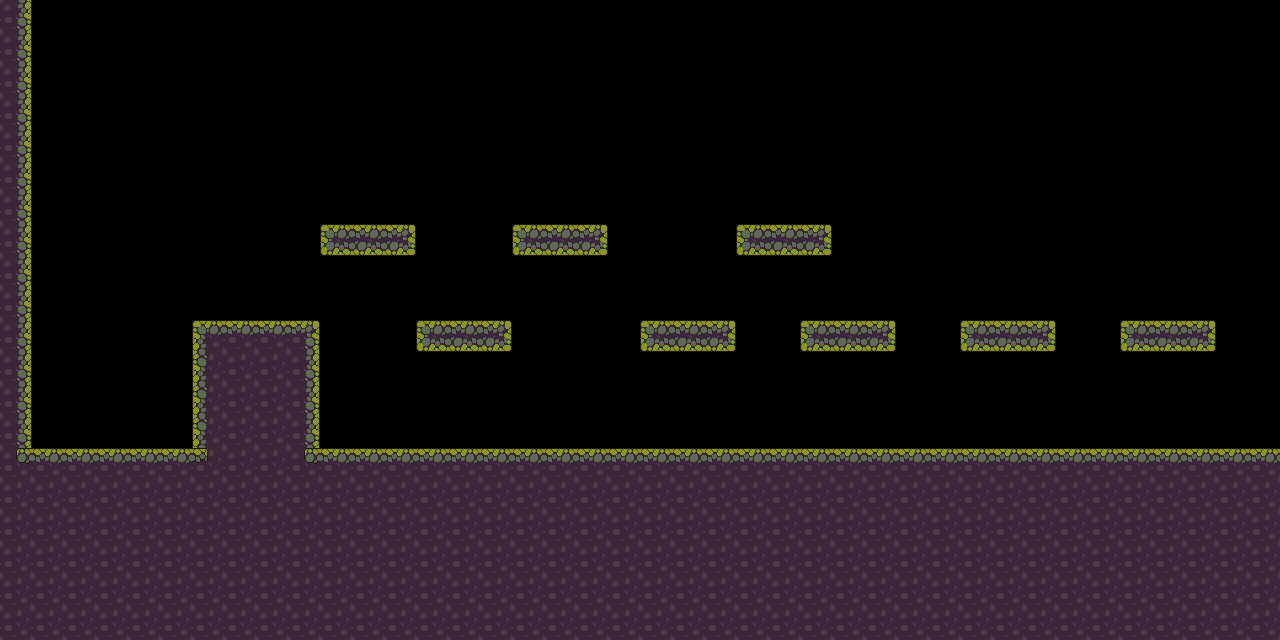

This is a level from a 2D game, rendered from its Tiled map with the project's own tilesets. A one-line summary and the complete map file follow:
An orthogonal 40x20 tile map with 32x32 px tiles, 2 tile layers (Touchable, Tile Layer 2), 2 tilesets and 7 objects (6x Enemy, SpawnPoint).

<map version="1.10" tiledversion="1.12.1" orientation="orthogonal" renderorder="right-down" width="40" height="20" tilewidth="32" tileheight="32" infinite="0" nextlayerid="5" nextobjectid="10">
 <tileset firstgid="1" source="../tsx_tilesets/Tileset.tsx" />
 <tileset firstgid="61" source="../tsx_tilesets/slimes.tsx" />
 <layer id="1" name="Touchable" width="40" height="20">
  <data encoding="csv">
13,0,0,0,0,0,0,0,0,0,0,0,0,0,0,0,0,0,0,0,0,0,0,0,0,0,0,0,0,0,0,0,0,0,0,0,0,0,0,0,
13,0,0,0,0,0,0,0,0,0,0,0,0,0,0,0,0,0,0,0,0,0,0,0,0,0,0,0,0,0,0,0,0,0,0,0,0,0,0,0,
13,0,0,0,0,0,0,0,0,0,0,0,0,0,0,0,0,0,0,0,0,0,0,0,0,0,0,0,0,0,0,0,0,0,0,0,0,0,0,0,
13,0,0,0,0,0,0,0,0,0,0,0,0,0,0,0,0,0,0,0,0,0,0,0,0,0,0,0,0,0,0,0,0,0,0,0,0,0,0,0,
13,0,0,0,0,0,0,0,0,0,0,0,0,0,0,0,0,0,0,0,0,0,0,0,0,0,0,0,0,0,0,0,0,0,0,0,0,0,0,0,
13,0,0,0,0,0,0,0,0,0,0,0,0,0,0,0,0,0,0,0,0,0,0,0,0,0,0,0,0,0,0,0,0,0,0,0,0,0,0,0,
13,0,0,0,0,0,0,0,0,0,0,0,0,0,0,0,0,0,0,0,0,0,0,0,0,0,0,0,0,0,0,0,0,0,0,0,0,0,0,0,
13,0,0,0,0,0,0,0,0,0,32,33,34,0,0,0,32,33,34,0,0,0,0,32,33,34,0,0,0,0,0,0,0,0,0,0,0,0,0,0,
13,0,0,0,0,0,0,0,0,0,0,0,0,0,0,0,0,0,0,0,0,0,0,0,0,0,0,0,0,0,0,0,0,0,0,0,0,0,0,0,
13,0,0,0,0,0,0,0,0,0,0,0,0,0,0,0,0,0,0,0,0,0,0,0,0,0,0,0,0,0,0,0,0,0,0,0,0,0,0,0,
13,0,0,0,0,0,1,2,2,3,0,0,0,32,33,34,0,0,0,0,32,33,34,0,0,32,33,34,0,0,32,33,34,0,0,32,33,34,0,0,
13,0,0,0,0,0,11,12,12,13,0,0,0,0,0,0,0,0,0,0,0,0,0,0,0,0,0,0,0,0,0,0,0,0,0,0,0,0,0,0,
13,0,0,0,0,0,11,12,12,13,0,0,0,0,0,0,0,0,0,0,0,0,0,0,0,0,0,0,0,0,0,0,0,0,0,0,0,0,0,0,
13,0,0,0,0,0,11,12,12,13,0,0,0,0,0,0,0,0,0,0,0,0,0,0,0,0,0,0,0,0,0,0,0,0,0,0,0,0,0,0,
12,2,2,2,2,2,12,12,12,12,2,2,2,2,2,2,2,2,2,2,2,2,2,2,2,2,2,2,2,2,2,2,2,2,2,2,2,2,2,2,
12,12,12,12,12,12,12,12,12,12,12,12,12,12,12,12,12,12,12,12,12,12,12,12,12,12,12,12,12,12,12,12,12,12,12,12,12,12,12,12,
12,12,12,12,12,12,12,12,12,12,12,12,12,12,12,12,12,12,12,12,12,12,12,12,12,12,12,12,12,12,12,12,12,12,12,12,12,12,12,12,
12,12,12,12,12,12,12,12,12,12,12,12,12,12,12,12,12,12,12,12,12,12,12,12,12,12,12,12,12,12,12,12,12,12,12,12,12,12,12,12,
12,12,12,12,12,12,12,12,12,12,12,12,12,12,12,12,12,12,12,12,12,12,12,12,12,12,12,12,12,12,12,12,12,12,12,12,12,12,12,12,
12,12,12,12,12,12,12,12,12,12,12,12,12,12,12,12,12,12,12,12,12,12,12,12,12,12,12,12,12,12,12,12,12,12,12,12,12,12,12,12
</data>
 </layer>
 <objectgroup id="3" name="SpawnPoint">
  <object id="1" name="SpawnPoint" x="96" y="448">
   <point />
  </object>
 </objectgroup>
 <objectgroup id="4" name="Enemy">
  <object id="2" name="Enemy" gid="63" x="480" y="320" width="32" height="32">
   <properties>
    <property name="color" value="red" />
    <property name="health" type="int" value="3" />
    <property name="speed" type="int" value="2" />
   </properties>
  </object>
  <object id="3" name="Enemy" gid="63" x="704" y="320" width="32" height="32">
   <properties>
    <property name="color" value="red" />
    <property name="health" type="int" value="3" />
    <property name="speed" type="int" value="2" />
   </properties>
  </object>
  <object id="4" name="Enemy" gid="63" x="832" y="448" width="32" height="32">
   <properties>
    <property name="color" value="red" />
    <property name="health" type="int" value="3" />
    <property name="speed" type="int" value="2" />
   </properties>
  </object>
  <object id="5" name="Enemy" gid="64" x="1088" y="448" width="32" height="32">
   <properties>
    <property name="color" value="black" />
    <property name="health" type="int" value="4" />
    <property name="speed" type="int" value="1" />
    <property name="type" value="slime" />
   </properties>
  </object>
  <object id="6" name="Enemy" gid="64" x="1184" y="448" width="32" height="32">
   <properties>
    <property name="color" value="black" />
    <property name="health" type="int" value="4" />
    <property name="speed" type="int" value="1" />
    <property name="type" value="slime" />
   </properties>
  </object>
  <object id="7" name="Enemy" gid="64" x="288" y="320" width="32" height="32">
   <properties>
    <property name="color" value="black" />
    <property name="health" type="int" value="4" />
    <property name="speed" type="int" value="1" />
    <property name="type" value="slime" />
   </properties>
  </object>
 </objectgroup>
 <layer id="2" name="Tile Layer 2" width="40" height="20">
  <data encoding="csv">
0,0,0,0,0,0,0,0,0,0,0,0,0,0,0,0,0,0,0,0,0,0,0,0,0,0,0,0,0,0,0,0,0,0,0,0,0,0,0,0,
0,0,0,0,0,0,0,0,0,0,0,0,0,0,0,0,0,0,0,0,0,0,0,0,0,0,0,0,0,0,0,0,0,0,0,0,0,0,0,0,
0,0,0,0,0,0,0,0,0,0,0,0,0,0,0,0,0,0,0,0,0,0,0,0,0,0,0,0,0,0,0,0,0,0,0,0,0,0,0,0,
0,0,0,0,0,0,0,0,0,0,0,0,0,0,0,0,0,0,0,0,0,0,0,0,0,0,0,0,0,0,0,0,0,0,0,0,0,0,0,0,
0,0,0,0,0,0,0,0,0,0,0,0,0,0,0,0,0,0,0,0,0,0,0,0,0,0,0,0,0,0,0,0,0,0,0,0,0,0,0,0,
0,0,0,0,0,0,0,0,0,0,0,0,0,0,0,0,0,0,0,0,0,0,0,0,0,0,0,0,0,0,0,0,0,0,0,0,0,0,0,0,
0,0,0,0,0,0,0,0,0,0,0,0,0,0,0,0,0,0,0,0,0,0,0,0,0,0,0,0,0,0,0,0,0,0,0,0,0,0,0,0,
0,0,0,0,0,0,0,0,0,0,0,0,0,0,0,0,0,0,0,0,0,0,0,0,0,0,0,0,0,0,0,0,0,0,0,0,0,0,0,0,
0,0,0,0,0,0,0,0,0,0,0,0,0,0,0,0,0,0,0,0,0,0,0,0,0,0,0,0,0,0,0,0,0,0,0,0,0,0,0,0,
0,0,0,0,0,0,0,0,0,0,0,0,0,0,0,0,0,0,0,0,0,0,0,0,0,0,0,0,0,0,0,0,0,0,0,0,0,0,0,0,
0,0,0,0,0,0,0,0,0,0,0,0,0,0,0,0,0,0,0,0,0,0,0,0,0,0,0,0,0,0,0,0,0,0,0,0,0,0,0,0,
0,0,0,0,0,0,0,0,0,0,0,0,0,0,0,0,0,0,0,0,0,0,0,0,0,0,0,0,0,0,0,0,0,0,0,0,0,0,0,0,
0,0,0,0,0,0,0,0,0,0,0,0,0,0,0,0,0,0,0,0,0,0,0,0,0,0,0,0,0,0,0,0,0,0,0,0,0,0,0,0,
0,0,0,0,0,0,0,0,0,0,0,0,0,0,0,0,0,0,0,0,0,0,0,0,0,0,0,0,0,0,0,0,0,0,0,0,0,0,0,0,
49,0,0,0,0,0,59,0,0,49,0,0,0,0,0,0,0,0,0,0,0,0,0,0,0,0,0,0,0,0,0,0,0,0,0,0,0,0,0,0,
0,0,0,0,0,0,0,0,0,0,0,0,0,0,0,0,0,0,0,0,0,0,0,0,0,0,0,0,0,0,0,0,0,0,0,0,0,0,0,0,
0,0,0,0,0,0,0,0,0,0,0,0,0,0,0,0,0,0,0,0,0,0,0,0,0,0,0,0,0,0,0,0,0,0,0,0,0,0,0,0,
0,0,0,0,0,0,0,0,0,0,0,0,0,0,0,0,0,0,0,0,0,0,0,0,0,0,0,0,0,0,0,0,0,0,0,0,0,0,0,0,
0,0,0,0,0,0,0,0,0,0,0,0,0,0,0,0,0,0,0,0,0,0,0,0,0,0,0,0,0,0,0,0,0,0,0,0,0,0,0,0,
0,0,0,0,0,0,0,0,0,0,0,0,0,0,0,0,0,0,0,0,0,0,0,0,0,0,0,0,0,0,0,0,0,0,0,0,0,0,0,0
</data>
 </layer>
</map>
